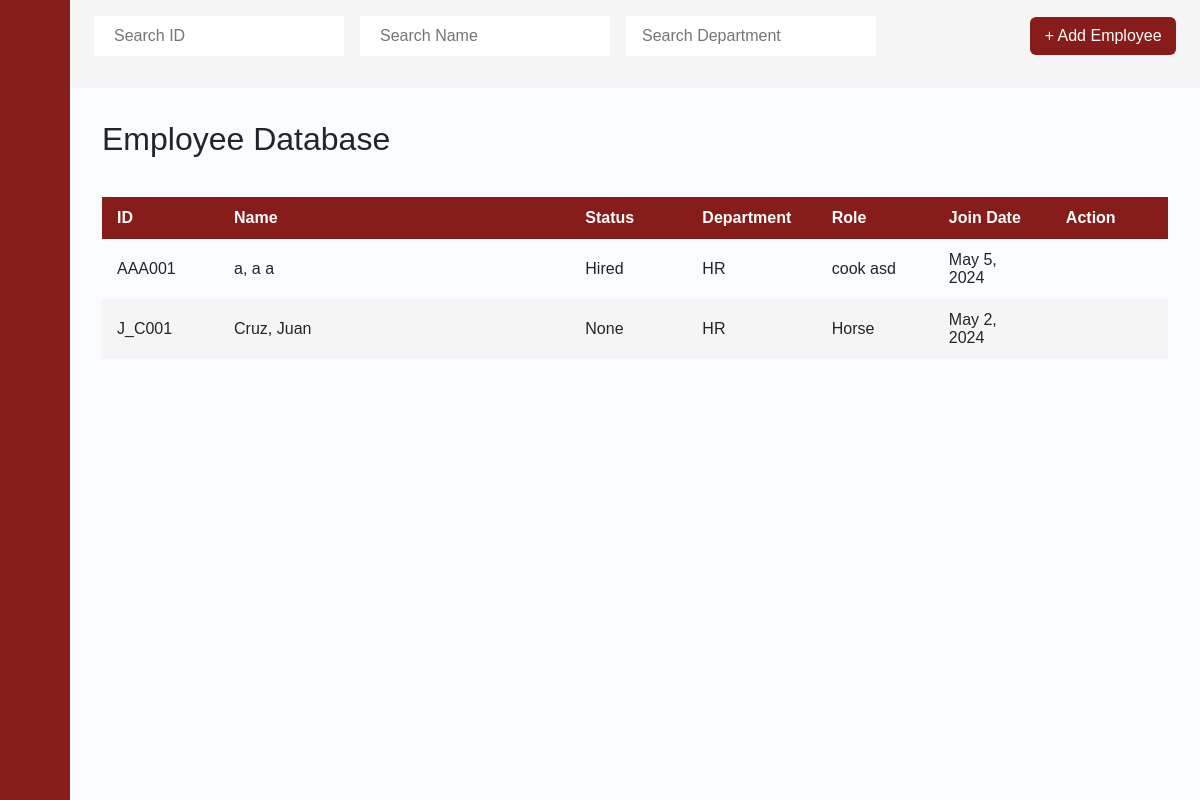
Page /employee_database/1/ on the earlier database version.
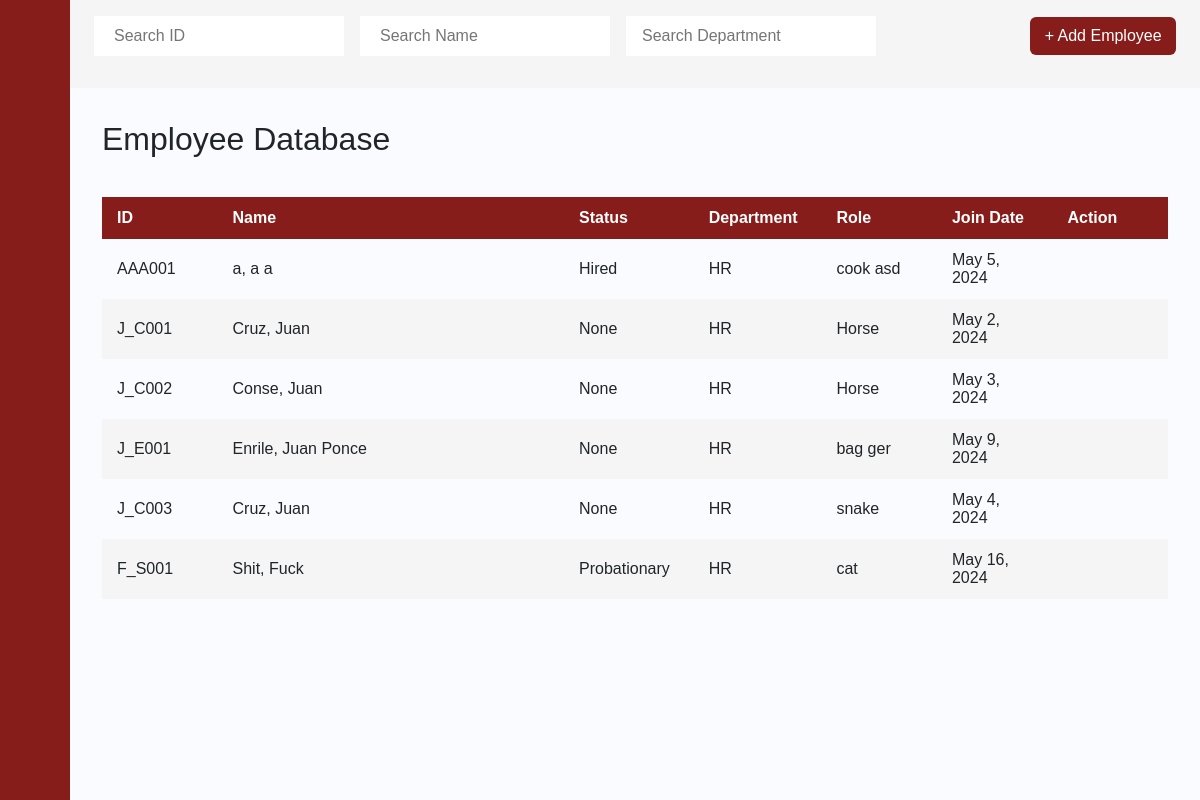
Same page on the later database version.
### payrollapp/models.py (models this page shows, shortened)
class Employee(models.Model):
    Last_name = models.CharField(max_length=255)
    First_name = models.CharField(max_length=255)
    Middle_name = models.CharField(max_length=255, blank=True, null=True)
    id_number = models.CharField(max_length=6, primary_key=True)
    Status  = models.CharField(max_length=255)
    Department  = models.CharField(max_length=255)
    Role   = models.CharField(max_length=255)
    Join_Date = models.DateField(blank=True, null=True)
    Phone_Number = models.CharField(max_length=255)
    Email = models.CharField(max_length=255)
    BankNumber = models.CharField(max_length=255)
    Salary   = models.FloatField()
    Vacation_Leaves = models.IntegerField()
    Sick_Leaves = models.IntegerField()

### payrollapp/views.py (the view)
# urls.py: path('employee_database/<int:UID>/', views.employee_database, name='employee_database'),
def employee_database(request, UID):
    a = Employee.objects.all()
    user = get_object_or_404(USER_ACCOUNT, pk=UID)
    return render(request, 'payrollapp/employee_database.html', {'user':user, 'a':a})

### payrollapp/templates/payrollapp/employee_database.html (shortened to what this page needs)
{% extends 'payrollapp/base.html' %}
{% load static %}
{% block content %}
<div class="main">
    <div class="dashboard-navbar">
        <form action="#">
          <div class="nav-search">
            <input type="text" class="search-query mr-3" placeholder="Search ID" onkeyup="searchID()" id="eID">
            <input type="text" class="search-query mr-3" placeholder="Search Name" onkeyup="searchName()" id="eName">
            <input type="text" class="search-query px-3" id="eDepa" placeholder="Search Department" onkeyup="searchDepartment()">
          </div>
        </form>
        <div class="navbar-content">
            <ul class="main-nav">
                <div class="nav-search">
                    <a href="{% url 'add_employee' UID=user.pk %}" class="btn">+ Add Employee</a>
                </div>
            </ul>
        </div>
    </div>
    <div class="content">
        <h2>Employee Database</h2>
        <div style="overflow-x:auto;">
            <table id="posts">
                <thead>
                    <tr>
                        <th style="width:10%">ID</th>
                        <th style="width:30%">Name</th>
                        <th style="width:10%">Status</th>
                        <th style="width:10%">Department</th>
                        <th style="width:10%">Role</th>
                        <th style="width:10%">Join Date</th>
                        <th style="width:10%">Action</th>
                    </tr>
                </thead>
                <tbody>
                {% for b in a %}
                    <tr>
                        <td> {{ b.id_number }} </td>
                        <td> {{ b.Last_name }}, {{ b.First_name }} {{ b.Middle_name }}</td>
                        <td> {{ b.Status }} </td>
                        <td> {{ b.Department }} </td>
                        <td> {{ b.Role }} </td>
                        <td> {{ b.Join_Date }} </td>
                        <td> <a class="btn" href="{% url 'employee_info' UID=user.pk EID=b.pk %}"></a></td>
                    </tr>
                {% endfor %}
                </tbody>
            </table>
        </div>
    </div>
</div>
{% endblock %}

Differences in the rows shown:
added Employee: id_number "J_C002", Last_name "Conse", First_name "Juan", Status "None", Department "HR", Role "Horse", Join_Date "May 3, 2024"
added Employee: id_number "J_E001", Last_name "Enrile", First_name "Juan Ponce", Status "None", Department "HR", Role "bag ger", Join_Date "May 9, 2024"
added Employee: id_number "J_C003", Last_name "Cruz", First_name "Juan", Status "None", Department "HR", Role "snake", Join_Date "May 4, 2024"
added Employee: id_number "F_S001", Last_name "Shit", First_name "Fuck", Status "Probationary", Department "HR", Role "cat", Join_Date "May 16, 2024"
